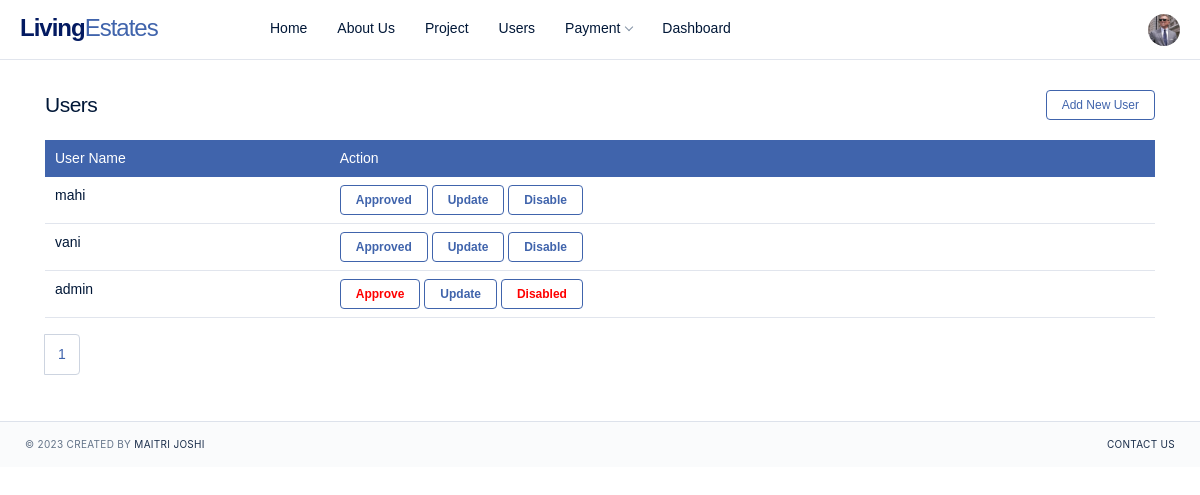
/user_details/ (signed in), run on an earlier commit of the app's database.
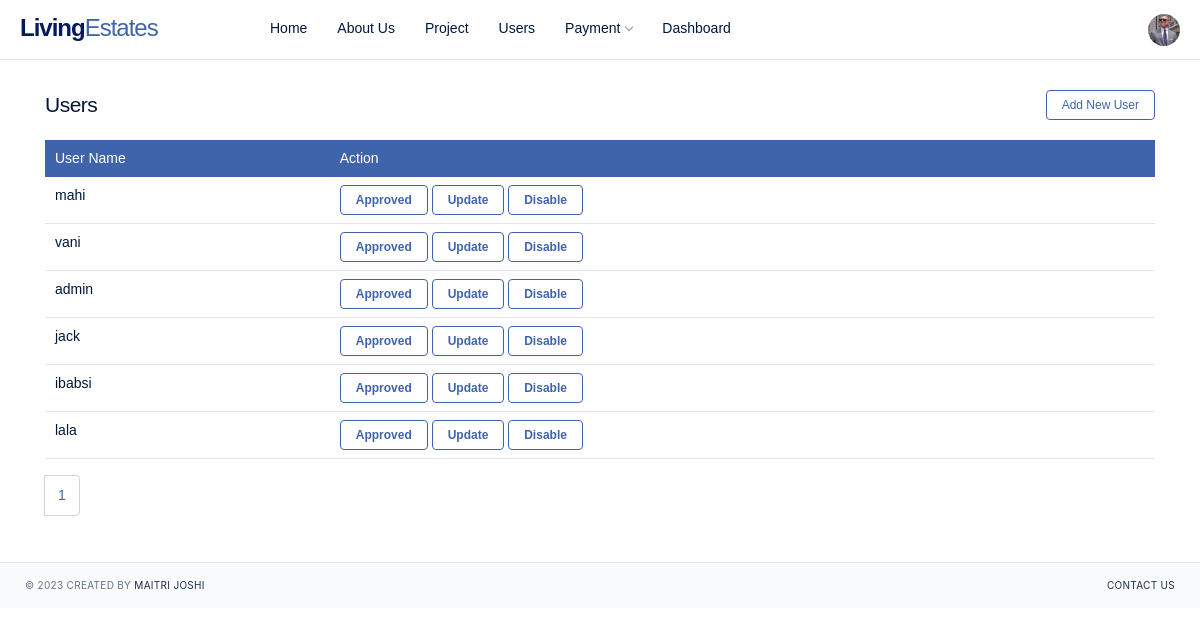
And on a later commit of the database.
### app/models.py (models this page shows)
class Profile(models.Model):
    user=models.OneToOneField(User,null=True,on_delete=models.CASCADE)
    phone_no=models.CharField(max_length=10)
    address_line1=models.CharField(max_length=30)
    address_line2=models.CharField(max_length=30)
    pincode=models.CharField(max_length=30)
    city=models.CharField(max_length=30)
    country=models.CharField(max_length=30)
    image=models.ImageField(upload_to='profile',null=True,default='default.jpg')
    activate_flag=models.CharField(max_length=10,default='0')

### app/views.py (the view)
# urls.py: path('user_details/', views.user_details, name='user_details'),
def user_details(request):
    users=User.objects.all()
    user_list=User.objects.get(username=request.user)
    page=Paginator(users,10)
    page_list=request.GET.get('page')
    page=page.get_page(page_list)
    nums="a"*page.paginator.num_pages
    profile_info=Profile.objects.filter(user=request.user)
    if len(profile_info)==1:
        profile_info=Profile.objects.get(user=request.user)
    all_profile_info=Profile.objects.all()
    return render(request,'user_details.html',{'users':users,'profile':profile_info,'data1':user_list,'page':page,'nums':nums,'all_profile_info':all_profile_info})

### TEMPLATES/user_details.html (shortened to what this page needs)
{% extends 'base_admin.html'%}
{%block user_details%}
<div class="content content-fixed content-auth">
    <div class="container">
        <div class="d-sm-flex align-items-center justify-content-between mg-b-20 mg-lg-b-25 mg-xl-b-20">
            <div>
                <h4 class="mg-b-0 tx-spacing--1">Users</h4>
            </div>
            <div class="d-none d-md-block">
                <a href="{%url 'admin_signup'%}"><button class="btn btn-xs btn-outline-facebook"> Add New User</button></a>
            </div>
        </div>
        <table class="table">
            <thead class="thead-primary">
                <tr>
                    <th scope="col">User Name</th>
                    <th scope="col">Action</th>
                </tr>
            </thead>
            <tbody>
                {% for i in all_profile_info%}
                <tr>
                    <td>{{i.user}}</td>
                    <td>
                            <a href="{% url 'enable_user' i.id %}" class=" btn btn-xs btn-outline-primary mr-2">
                                {% if i.activate_flag == '1'%}
                                    <b >Approved</b>
                                {%else%}
                                    <b style="color:red">Approve</b>
                                {%endif%}
                            </a>
                            <a href="{% url 'edit_user_profile_by_admin' i.id%}"><button  class="btn btn-xs btn-outline-facebook"><b>Update</b></button></a>
                            <a href="{%url 'disable_user' i.id%}"  class="btn btn-xs btn-outline-primary mr-2">
                                {% if i.activate_flag == '0'%}
                                <b style="color:red">Disabled</b>
                            {%else%}
                                <b>Disable</b>
                            {%endif%}
                                </a>
                    </td>
                </tr>
                {%endfor%}
            </tbody>
        </table>
        <nav aria-label="Page navigation example">
            <ul class="pagination">
                 {% for page_no in nums %}<br>
                        <li class="page-item"><a class="page-link" href="?page={{forloop.counter}}">{{forloop.counter}}</a></li>
              {%endfor%}
            </ul>
        </nav>
    </div>
</div>
{%endblock%}

### TEMPLATES/base_admin.html (shortened to what this page needs)
<!DOCTYPE html>
{% load static %}
<html lang="en">
<head>
    <link rel="stylesheet" href="{% static 'css/style1.css' %}">
    <link rel="stylesheet" href="{% static 'css/dashboard.css' %}">
</head>
<body class="page-profile">
    <header class="navbar navbar-header navbar-header-fixed">
        <div class="navbar-brand">
            <a href="#" class="df-logo">Living<span>Estates</span></a>
        </div>
        <div id="navbarMenu" class="navbar-menu-wrapper">
            <ul class="nav navbar-menu">
                <li class="nav-item">
                    <a href="{%url 'admin_homepage'%}" class="nav-link">Home</a>
                </li>
                <li class="nav-item">
                    <a href="{%url 'admin_about_us'%}" class="nav-link">About Us</a>
                </li>
                <li class="nav-item">
                    <a href="{% url 'project'%}" class="nav-link">Project</a>
                </li>
                <li class="nav-item">
                    <a href="{% url 'user_details' %}" class="nav-link">Users</a>
                </li>
                <li class="nav-item with-sub">
                    <a href="#" class="nav-link">Payment</a>
                </li>
                <li class="nav-item">
                    <a href="#" class="nav-link">Dashboard</a>
                </li>
            </ul>
        </div>
        <div class="navbar-right">
            <div class="dropdown dropdown-profile">
                <a href="#" role="button" class="dropdown-link" data-bs-toggle="dropdown" data-bs-display="static">
                    <div class="avatar avatar-sm"><img src="{{profile.image.url}}" class="rounded-circle" alt=""></div>
                </a>
            </div>
        </div>
    </header>
{%block user_details%}
{% endblock %}
    <footer class="footer">
        <div>
            <span>&copy; 2023 </span>
            <span>Created by <a href="#">Maitri Joshi</a></span>
        </div>
        <div>
            <nav class="nav">
                <a href="#" class="nav-link">Contact Us</a>
            </nav>
        </div>
    </footer>
</body>
</html>

What changed in the data, as far as the page shows it:
changed Profile "admin": activate_flag "Approve Disabled" → "Approved Disable"
added Profile: user "jack", activate_flag "Approved"
added Profile: user "ibabsi", activate_flag "Approved"
added Profile: user "lala", activate_flag "Approved"
